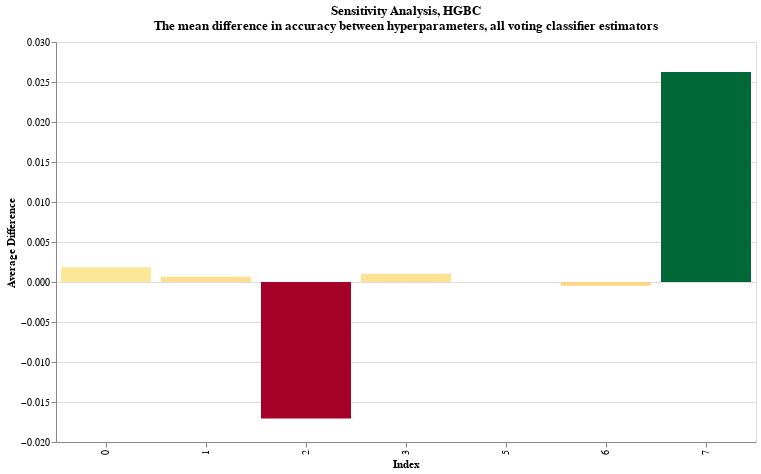

The notebook cell this image was saved under:
### Code cell
series = pd.Series(sensitivity_analysis['avg_diff'])

# Drop NaN rows
series = series.dropna()

# Create the chart
chart = alt.Chart(series.reset_index()).mark_bar().encode(
    x=alt.X('index:N', title='Index'),
    y=alt.Y('avg_diff', title='Average Difference'),
    color=alt.Color('avg_diff', legend=None, scale=alt.Scale(scheme='redyellowgreen'))
).properties(
    width=700,
    height=400,
    title={
        "text": ["Sensitivity Analysis, HGBC", "The mean difference in accuracy between hyperparameters, all voting classifier estimators"],
        "subtitleFontStyle": "italic",
        "subtitleFontSize": 12,
        "subtitlePadding": 10
    }
)

chart

### Figure 1 — Vega-Lite specification as saved in the notebook (floating-point values rounded to 4 significant figures)
{"config": {"view": {"continuousWidth": 300, "continuousHeight": 300}}, "data": {"name": "data-b1e1d4763b25222bb6f7bef0da6911a6"}, "mark": {"type": "bar"}, "encoding": {"color": {"field": "avg_diff", "legend": null, "scale": {"scheme": "redyellowgreen"}, "type": "quantitative"}, "x": {"field": "index", "title": "Index", "type": "nominal"}, "y": {"field": "avg_diff", "title": "Average Difference", "type": "quantitative"}}, "height": 400, "title": {"text": ["Sensitivity Analysis, HGBC", "The mean difference in accuracy between hyperparameters, all voting classifier estimators"], "subtitleFontStyle": "italic", "subtitleFontSize": 12, "subtitlePadding": 10}, "width": 700, "$schema": "https://vega.github.io/schema/vega-lite/v5.15.1.json", "datasets": {"data-b1e1d4763b25222bb6f7bef0da6911a6": [{"index": 0, "avg_diff": 0.001859}, {"index": 1, "avg_diff": 0.0006562}, {"index": 2, "avg_diff": -0.01706}, {"index": 3, "avg_diff": 0.001039}, {"index": 5, "avg_diff": 1.055e-05}, {"index": 6, "avg_diff": -0.0004716}, {"index": 7, "avg_diff": 0.02625}]}}
